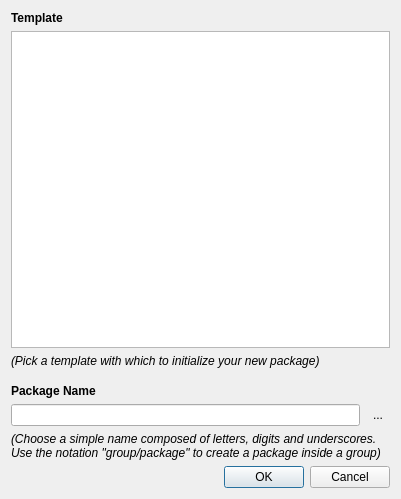
<?xml version="1.0" encoding="UTF-8"?>
<ui version="4.0">
 <class>SaltGrainTemplateSelectionDialog</class>
 <widget class="QDialog" name="SaltGrainTemplateSelectionDialog">
  <property name="geometry">
   <rect>
    <x>0</x>
    <y>0</y>
    <width>401</width>
    <height>499</height>
   </rect>
  </property>
  <property name="windowTitle">
   <string>Create Package</string>
  </property>
  <layout class="QVBoxLayout" name="verticalLayout">
   <item>
    <widget class="QLabel" name="label">
     <property name="font">
      <font>
       <weight>75</weight>
       <bold>true</bold>
      </font>
     </property>
     <property name="text">
      <string>Template</string>
     </property>
    </widget>
   </item>
   <item>
    <widget class="QListView" name="salt_view">
     <property name="alternatingRowColors">
      <bool>true</bool>
     </property>
     <property name="iconSize">
      <size>
       <width>64</width>
       <height>64</height>
      </size>
     </property>
     <property name="selectionRectVisible">
      <bool>false</bool>
     </property>
    </widget>
   </item>
   <item>
    <widget class="QLabel" name="label_4">
     <property name="font">
      <font>
       <italic>true</italic>
      </font>
     </property>
     <property name="text">
      <string>(Pick a template with which to initialize your new package)</string>
     </property>
    </widget>
   </item>
   <item>
    <spacer name="verticalSpacer">
     <property name="orientation">
      <enum>Qt::Vertical</enum>
     </property>
     <property name="sizeType">
      <enum>QSizePolicy::Fixed</enum>
     </property>
     <property name="sizeHint" stdset="0">
      <size>
       <width>20</width>
       <height>10</height>
      </size>
     </property>
    </spacer>
   </item>
   <item>
    <widget class="QLabel" name="label_2">
     <property name="font">
      <font>
       <weight>75</weight>
       <bold>true</bold>
      </font>
     </property>
     <property name="text">
      <string>Package Name</string>
     </property>
    </widget>
   </item>
   <item>
    <widget class="QFrame" name="frame">
     <property name="frameShape">
      <enum>QFrame::NoFrame</enum>
     </property>
     <property name="frameShadow">
      <enum>QFrame::Raised</enum>
     </property>
     <layout class="QHBoxLayout" name="horizontalLayout">
      <property name="leftMargin">
       <number>0</number>
      </property>
      <property name="topMargin">
       <number>0</number>
      </property>
      <property name="rightMargin">
       <number>0</number>
      </property>
      <property name="bottomMargin">
       <number>0</number>
      </property>
      <item>
       <widget class="QLineEdit" name="name_edit"/>
      </item>
      <item>
       <widget class="lay::AlertLogButton" name="name_alert">
        <property name="focusPolicy">
         <enum>Qt::NoFocus</enum>
        </property>
        <property name="text">
         <string>...</string>
        </property>
        <property name="icon">
         <iconset resource="layResources.qrc">
          <normaloff>:/warn.png</normaloff>:/warn.png</iconset>
        </property>
        <property name="autoRaise">
         <bool>true</bool>
        </property>
       </widget>
      </item>
     </layout>
    </widget>
   </item>
   <item>
    <widget class="QLabel" name="label_3">
     <property name="font">
      <font>
       <weight>50</weight>
       <italic>true</italic>
       <bold>false</bold>
      </font>
     </property>
     <property name="text">
      <string>(Choose a simple name composed of letters, digits and underscores. Use the notation &quot;group/package&quot; to create a package inside a group)</string>
     </property>
     <property name="wordWrap">
      <bool>true</bool>
     </property>
    </widget>
   </item>
   <item>
    <widget class="QDialogButtonBox" name="buttonBox">
     <property name="standardButtons">
      <set>QDialogButtonBox::Cancel|QDialogButtonBox::Ok</set>
     </property>
    </widget>
   </item>
  </layout>
  <action name="actionNew">
   <property name="icon">
    <iconset resource="layResources.qrc">
     <normaloff>:/add.png</normaloff>:/add.png</iconset>
   </property>
   <property name="text">
    <string>New</string>
   </property>
   <property name="toolTip">
    <string>New package</string>
   </property>
  </action>
  <action name="actionDelete">
   <property name="icon">
    <iconset resource="layResources.qrc">
     <normaloff>:/clear.png</normaloff>:/clear.png</iconset>
   </property>
   <property name="text">
    <string>Delete</string>
   </property>
   <property name="toolTip">
    <string>Delete package</string>
   </property>
  </action>
  <action name="actionImport">
   <property name="icon">
    <iconset resource="layResources.qrc">
     <normaloff>:/import.png</normaloff>:/import.png</iconset>
   </property>
   <property name="text">
    <string>Import</string>
   </property>
   <property name="toolTip">
    <string>Import package</string>
   </property>
  </action>
 </widget>
 <customwidgets>
  <customwidget>
   <class>lay::AlertLogButton</class>
   <extends>QToolButton</extends>
   <header>layLogViewerDialog.h</header>
  </customwidget>
 </customwidgets>
 <resources>
  <include location="layResources.qrc"/>
 </resources>
 <connections>
  <connection>
   <sender>buttonBox</sender>
   <signal>accepted()</signal>
   <receiver>SaltGrainTemplateSelectionDialog</receiver>
   <slot>accept()</slot>
   <hints>
    <hint type="sourcelabel">
     <x>273</x>
     <y>431</y>
    </hint>
    <hint type="destinationlabel">
     <x>276</x>
     <y>448</y>
    </hint>
   </hints>
  </connection>
  <connection>
   <sender>buttonBox</sender>
   <signal>rejected()</signal>
   <receiver>SaltGrainTemplateSelectionDialog</receiver>
   <slot>reject()</slot>
   <hints>
    <hint type="sourcelabel">
     <x>351</x>
     <y>426</y>
    </hint>
    <hint type="destinationlabel">
     <x>363</x>
     <y>445</y>
    </hint>
   </hints>
  </connection>
 </connections>
</ui>
